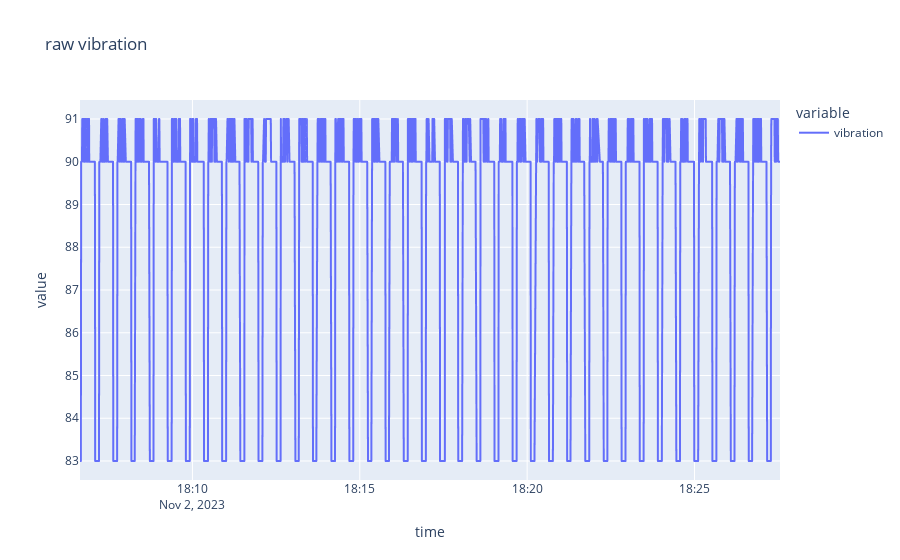

Here is the notebook cell this chart was saved with:
### Code cell
query = '''SELECT vibration FROM machine_data WHERE "machineID" = 'machine1' AND time >= now() - 30m'''
table = client.query(query=query, language="influxql")
anom_data = table.to_pandas().drop(columns=['iox::measurement']).set_index('time')
fig2 = px.line(anom_data, y=["vibration"], title='raw vibration')
fig2.show()

### Figure 1 — Plotly figure (JSON) as saved in the notebook; plotly's stock layout.template omitted (floating-point values rounded to 4 significant figures; data arrays with more than 128 entries replaced by an {"elided": "..."} marker saying what was removed)
{"data": [{"hovertemplate": "variable=vibration<br>time=%{x}<br>value=%{y}<extra></extra>", "legendgroup": "vibration", "line": {"color": "#636efa", "dash": "solid"}, "marker": {"symbol": "circle"}, "mode": "lines", "name": "vibration", "showlegend": true, "type": "scattergl", "x": {"elided": "1894 str values"}, "xaxis": "x", "y": {"elided": "1894 int values"}, "yaxis": "y"}], "layout": {"legend": {"title": {"text": "variable"}, "tracegroupgap": 0}, "title": {"text": "raw vibration"}, "xaxis": {"anchor": "y", "domain": [0, 1], "title": {"text": "time"}}, "yaxis": {"anchor": "x", "domain": [0, 1], "title": {"text": "value"}}}}
